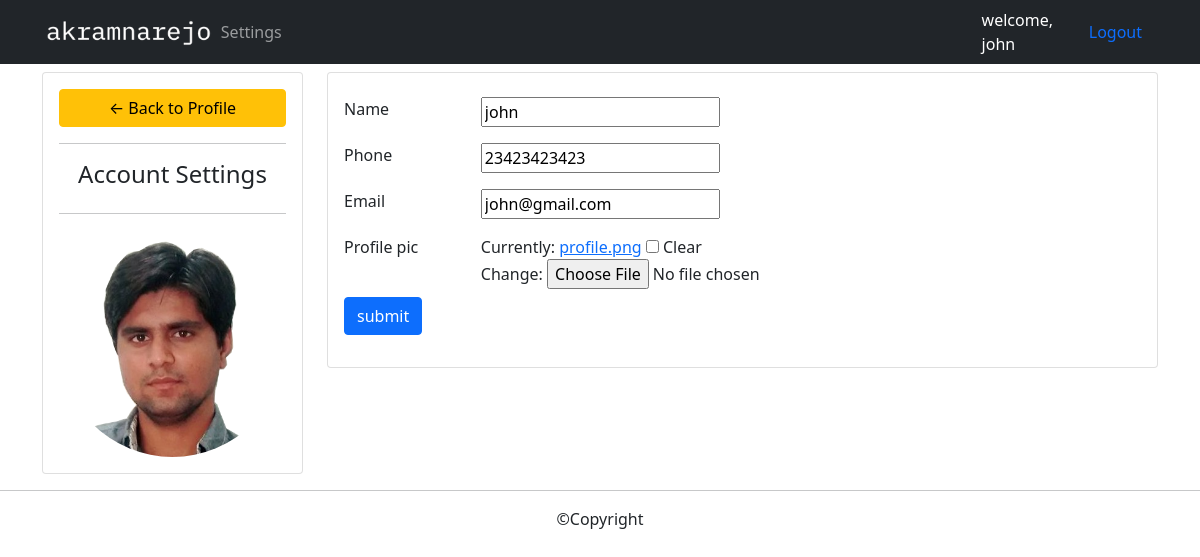
/account/ (signed in), run on the app's committed database.
### accounts/models.py (models this page shows, shortened)
class Customer(models.Model):
    user = models.OneToOneField(User, blank=True, null=True, on_delete=models.CASCADE)
    name = models.CharField(max_length=200, null=True)
    phone = models.CharField(max_length =200, null=True)
    email = models.CharField(max_length=200, null=True)
    profile_pic = models.ImageField(default='default.png', null=True, blank=True)
    date_created = models.DateTimeField(auto_now_add=True, null=True)

### accounts/decorators.py (the view)
        def wrapper_func(request, *args, **kwargs):
            group = None
            if request.user.groups.exists():
                group = request.user.groups.all()[0].name
            if group in allowed_roles:
                return view_func(request, *args, **kwargs)
            else:
                return HttpResponse("You are not authorized to view this page.")

### accounts/forms.py
class CustomerForm(ModelForm):
    class Meta:
        model = Customer
        fields = '__all__'
        exclude = ['user']

### accounts/views.py (called while the page is built)
@login_required(login_url="login")
@allowed_users(allowed_roles=['customer'])
def accountSettings(request):
    customer = request.user.customer
    form = CustomerForm(instance=customer)
    if request.method == 'POST':
        form = CustomerForm(request.POST, request.FILES, instance=customer)
        if form.is_valid():
            form.save()
    context = {
        'form':form
    }
    return render(request, 'account_settings.html', context)

### accounts/templates/account_settings.html (shortened to what this page needs)
{% extends 'main.html' %}
{% load static %}
{% block content %}
<br>
<div class="row">
    <div class="col-md-3">
        <div class="card card-body">
            <a class="btn btn-warning" href="{% url 'home' %}">&#8592; Back to Profile</a>
            <hr>
            <h4 style="text-align: center;">Account Settings</h4>
            <hr>
            <img class="img-fluid rounded-circle" src="{{request.user.customer.profile_pic.url}}" alt="">
        </div>
    </div>
    <div class="col-md-9">
        <div class="card card-body">
            <form action="" method="POST" enctype="multipart/form-data">
                {% for field in form %}
                    <div class="row">
                        <div class="col-md-2 my-2">
                            {{field.label}}
                        </div>
                        <div class="col-md my-2">
                            {{field}}
                        </div>
                    </div>
                {% endfor %}
                <button class="btn btn-primary" type="submit" name="update-information">submit</button>
            </form>
        </div>
    </div>
</div>
{% endblock %}

### accounts/templates/navbar.html (shortened to what this page needs)
{% load static %}
<nav class="navbar navbar-expand-lg fixed-top navbar-dark bg-dark">
    <div class="container">
      <a href="{% url 'home' %}"><img src="{% static 'images/logo.png'%}" alt="akram narejo" class="img-fluid"></a>
      <div class="collapse navbar-collapse" id="navbarNav">
        <ul class="navbar-nav">
          {% if request.user.is_staff %}
            <li class="nav-item active">
              <a class="nav-link" href="{% url 'home' %}">Dashboard</a>
            </li>
            <li class="nav-item">
              <a class="nav-link" href="{% url 'products' %}">Products</a>
            </li>
          {% else %}
            <li class="nav-item">
              <a href="{% url 'account' %}" class="nav-link">Settings</a>
            </li>
          {% endif %}
        </ul>
      </div>
      <span style="color: white; padding-right: 1rem;">welcome, {{request.user}}</span>
      <a href="{% url 'logout' %}" class="nav-link">Logout</a>
    </div>
</nav>

### static/css/main.css (style rules this page uses)
body { background-color: #fff; }

### data on the page
Customer: form "john" "23423423423" "john@gmail.com"

### other printed values
{{ request.user }} "john"
{{ field.label }} "Name" "Phone" "Email" "Profile pic"
